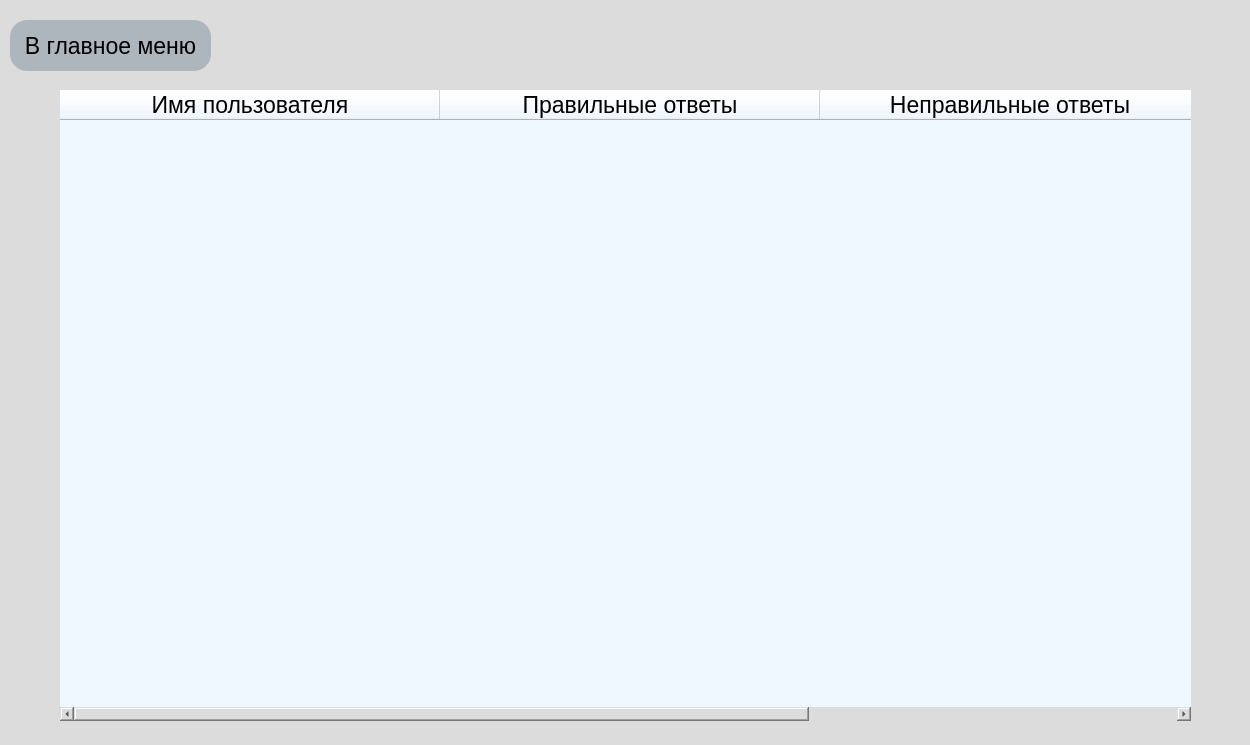
<?xml version="1.0" encoding="UTF-8"?>
<ui version="4.0">
 <class>Form</class>
 <widget class="QWidget" name="Form">
  <property name="geometry">
   <rect>
    <x>0</x>
    <y>0</y>
    <width>1250</width>
    <height>745</height>
   </rect>
  </property>
  <property name="windowTitle">
   <string>Form</string>
  </property>
  <property name="styleSheet">
   <string notr="true">background-color: rgb(220,220,220);</string>
  </property>
  <widget class="QTableWidget" name="tableWidget">
   <property name="geometry">
    <rect>
     <x>60</x>
     <y>90</y>
     <width>1131</width>
     <height>631</height>
    </rect>
   </property>
   <property name="minimumSize">
    <size>
     <width>991</width>
     <height>0</height>
    </size>
   </property>
   <property name="maximumSize">
    <size>
     <width>16777215</width>
     <height>631</height>
    </size>
   </property>
   <property name="whatsThis">
    <string>&lt;html&gt;&lt;head/&gt;&lt;body&gt;&lt;p&gt;&lt;br/&gt;&lt;/p&gt;&lt;/body&gt;&lt;/html&gt;</string>
   </property>
   <property name="styleSheet">
    <string notr="true">background-color: rgb(240,248,255);
border-radius: 15px</string>
   </property>
   <property name="editTriggers">
    <set>QAbstractItemView::NoEditTriggers</set>
   </property>
   <property name="iconSize">
    <size>
     <width>0</width>
     <height>0</height>
    </size>
   </property>
   <property name="rowCount">
    <number>0</number>
   </property>
   <property name="columnCount">
    <number>3</number>
   </property>
   <attribute name="horizontalHeaderDefaultSectionSize">
    <number>380</number>
   </attribute>
   <attribute name="verticalHeaderDefaultSectionSize">
    <number>60</number>
   </attribute>
   <column>
    <property name="text">
     <string>Имя пользователя</string>
    </property>
    <property name="font">
     <font>
      <pointsize>17</pointsize>
     </font>
    </property>
   </column>
   <column>
    <property name="text">
     <string>Правильные ответы</string>
    </property>
    <property name="font">
     <font>
      <pointsize>17</pointsize>
     </font>
    </property>
   </column>
   <column>
    <property name="text">
     <string>Неправильные ответы</string>
    </property>
    <property name="font">
     <font>
      <pointsize>17</pointsize>
     </font>
    </property>
   </column>
  </widget>
  <widget class="QPushButton" name="back_to_menu">
   <property name="geometry">
    <rect>
     <x>10</x>
     <y>20</y>
     <width>201</width>
     <height>51</height>
    </rect>
   </property>
   <property name="font">
    <font>
     <pointsize>17</pointsize>
    </font>
   </property>
   <property name="styleSheet">
    <string notr="true">background-color: rgb(173,181,189);
border-radius: 17px</string>
   </property>
   <property name="text">
    <string>В главное меню</string>
   </property>
  </widget>
 </widget>
 <resources/>
 <connections/>
</ui>
